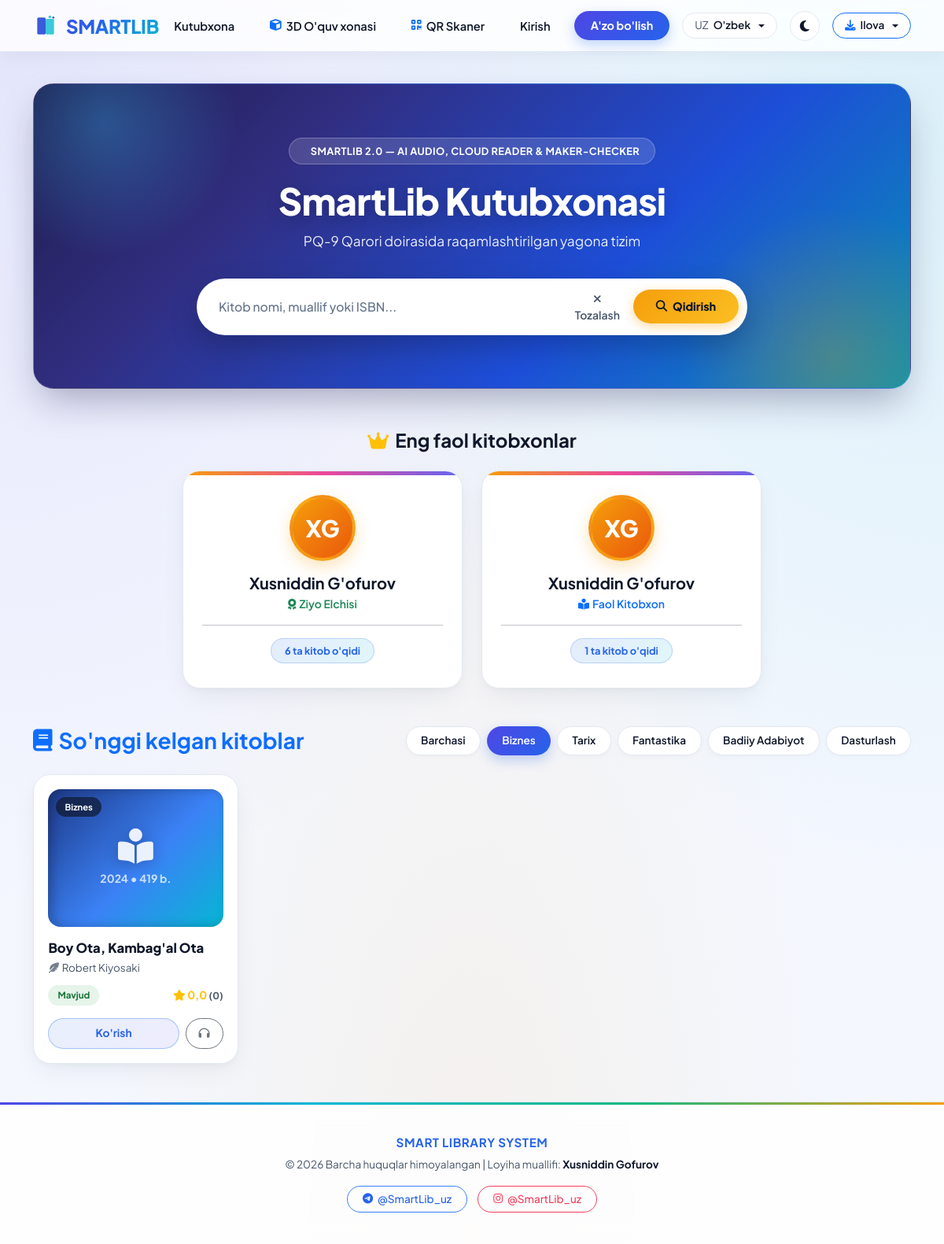
Screenshot of /?genre=1 with the database file from the repository.
### users/models.py (models this page shows, shortened)
class CustomUser(AbstractUser):
    ROLE_CHOICES = [
        ('student', "Talaba (Universitet)"),
        ('pupil', "O'quvchi (Maktab)"),
        ('citizen', "Mustaqil Kitobxon (Aholi)"),
    ]
    STATUS_CHOICES = [
        ('user', "Foydalanuvchi"),
        ('librarian', "Kutubxonachi"),
        ('admin', "Admin"),
    ]
    role = models.CharField(
        "Kim sifatida kirmoqchisiz?",
        max_length=30,
        choices=ROLE_CHOICES,
        default='student',
        db_index=True,
    )
    status = models.CharField(
        "Status",
        max_length=30,
        choices=STATUS_CHOICES,
        default='user',
        db_index=True,
    )
    phone = models.CharField("Telefon raqam", max_length=30, blank=True)
    telegram_chat_id = models.CharField(
        "Telegram Chat ID",
        max_length=64,
        blank=True,
        db_index=True,
        help_text="Telegram bot (@SmartLibBot) orqali xabarnomalar olish uchun Chat ID",
    )
    profile_picture = models.ImageField("Profil Rasmi", upload_to='profiles/', blank=True, null=True)
    library = models.ForeignKey(
        Library,
        on_delete=models.SET_NULL,
        null=True,
        blank=True,
        verbose_name="Kutubxona",
        related_name='members',
    )
    annual_goal = models.PositiveIntegerField(
        "Yillik Reja",
        default=10,
        validators=[MinValueValidator(1), MaxValueValidator(500)],
    )
    student_id = models.CharField("Student ID (Hemis)", max_length=50, blank=True, db_index=True)
    faculty = models.CharField("Fakultet", max_length=150, blank=True, db_index=True)
    group_name = models.CharField("Guruh", max_length=50, blank=True)
    grade = models.CharField("Sinf (Masalan: 11)", max_length=20, blank=True)
    grade_letter = models.CharField("Sinf Harfi (Masalan: A)", max_length=10, blank=True)
    parent_phone = models.CharField("Ota-ona telefoni", max_length=30, blank=True)
    mahalla = models.CharField("Mahalla Nomi", max_length=150, blank=True)
    street = models.CharField("Ko'cha", max_length=150, blank=True)
    house_number = models.CharField("Uy raqami", max_length=50, blank=True)
    occupation = models.CharField("Kasbi / Ish joyi", max_length=150, blank=True)
    class Meta:
        verbose_name = "Foydalanuvchi "
        verbose_name_plural = "Foydalanuvchilar"
    @property
    def initials(self):
        fn = (self.first_name or "").strip()
        ln = (self.last_name or "").strip()
        un = (self.username or "").strip()
        first = (fn or un or "U")[0].upper()
        last = ln[0].upper() if ln else ""
        return f"{first}{last}"
    @property
    def full_display_name(self):
        full = f"{(self.first_name or '').strip()} {(self.last_name or '').strip()}".strip()
        return full if full else self.username
    def get_reader_rank(self, completed_count=None):
        if completed_count is None:
            completed_count = getattr(self, 'books_read_count', None)
        if completed_count is None:
            completed_count = self.loans.filter(is_returned=True).count()
        if completed_count >= 10:
            return {'title': "SmartLib Akademigi", 'icon': 'fa-crown', 'color': '#f59f00', 'level': 4}
        if completed_count >= 5:
            return {'title': "Ziyo Elchisi", 'icon': 'fa-award', 'color': '#198754', 'level': 3}
        if completed_count >= 1:
            return {'title': "Faol Kitobxon", 'icon': 'fa-book-open-reader', 'color': '#0d6efd', 'level': 2}
        return {'title': "Yangi Kitobxon", 'icon': 'fa-seedling', 'color': '#64748b', 'level': 1}

### books/models.py (models this page shows, shortened)
class Genre(models.Model):
    name = models.CharField("Janr nomi", max_length=100, db_index=True)
    class Meta:
        verbose_name = "Janr "
        verbose_name_plural = "Janrlar"

class Book(models.Model):
    library = models.ForeignKey(
        Library,
        on_delete=models.PROTECT,
        related_name='books',
        verbose_name="Kutubxona",
    )
    title = models.CharField("Kitob nomi", max_length=255, db_index=True)
    author = models.CharField("Muallif", max_length=255, db_index=True)
    genre = models.ForeignKey(
        Genre,
        on_delete=models.SET_NULL,
        null=True,
        verbose_name="Janr",
        related_name='books',
    )
    annotation = models.TextField("Annotatsiya", blank=True)
    isbn = models.CharField(
        "ISBN",
        max_length=50,
        blank=True,
        db_index=True,
        help_text="Xalqaro standart raqami",
    )
    udc = models.CharField(
        "UO'K (UDC)",
        max_length=50,
        blank=True,
        help_text="Universal O'nlik Tasnif",
    )
    bbk = models.CharField(
        "BBK",
        max_length=50,
        blank=True,
        help_text="Bibliografik Tasnif",
    )
    publisher = models.CharField("Nashriyot", max_length=200, blank=True, default="Ziyo Nashr")
    published_year = models.PositiveIntegerField("Nashr yili", null=True, blank=True, default=2024, db_index=True)
    pages = models.PositiveIntegerField("Betlar soni", null=True, blank=True, default=300)
    price = models.DecimalField(
        "Narxi",
        max_digits=12,
        decimal_places=1,
        default=0.0,
        help_text="Balansdagi narxi",
    )
    cover_image = models.ImageField("Muqova rasmi", upload_to='books/covers/', blank=True, null=True)
    pdf_file = models.FileField("Elektron nusxa (PDF)", upload_to='books/pdfs/', blank=True, null=True)
    audio_file = models.FileField("Audiokitob fayli (MP3/WAV)", upload_to='books/audio/', blank=True, null=True)
    qr_code = models.ImageField("QR Kod", upload_to='books/qrcodes/', blank=True, null=True)
    total_copies_count = models.PositiveIntegerField(
        "Jami nusxalar soni",
        default=5,
        validators=[MinValueValidator(1), MaxValueValidator(500)],
    )
    created_at = models.DateTimeField(auto_now_add=True)
    class Meta:
        verbose_name = "Kitob "
        verbose_name_plural = "Kitoblar (Bibliografiya)"
        ordering = ['id']
    @property
    def total_copies(self):
        all_copies = list(self.copies.all())
        return len(all_copies) if all_copies else self.total_copies_count
    @property
    def available_copies_count(self):
        all_copies = list(self.copies.all())
        if not all_copies:
            return self.total_copies_count
        return sum(1 for c in all_copies if c.is_available)
    def mavjud_dona(self):
        return self.available_copies_count
    mavjud_dona.short_description = "Mavjud (dona)"
    @property
    def reviews_count(self):
        all_reviews = list(self.reviews.all())
        return len(all_reviews)
    @property
    def average_rating(self):
        all_reviews = list(self.reviews.all())
        if not all_reviews:
            return 0.0
        return round(sum(r.rating for r in all_reviews) / len(all_reviews), 1)

### books/views.py (the view)
# urls.py: path('', views.home_view, name='home'),
def home_view(request):
    query = request.GET.get('q', '').strip()
    genre_id = request.GET.get('genre', '').strip()
    library_id = request.GET.get('library', '').strip()
    only_favorites = request.GET.get('favorites', '').strip() == '1'
    books_qs = Book.objects.select_related('genre', 'library').prefetch_related('copies', 'reviews').all()
    if query:
        books_qs = books_qs.filter(
            Q(title__icontains=query) |
            Q(author__icontains=query) |
            Q(isbn__icontains=query)
        )
    if genre_id.isdigit():
        books_qs = books_qs.filter(genre_id=int(genre_id))
    if library_id.isdigit():
        books_qs = books_qs.filter(library_id=int(library_id))
    favorite_book_ids = set()
    if request.user.is_authenticated:
        favorite_book_ids = set(
            Favorite.objects.filter(user=request.user).values_list('book_id', flat=True)
        )
        if only_favorites:
            books_qs = books_qs.filter(id__in=favorite_book_ids)
    top_readers = list(
        CustomUser.objects
        .annotate(
            books_read_count=Count(
                'loans',
                filter=Q(loans__is_returned=True),
                distinct=True,
            )
        )
        .filter(books_read_count__gt=0)
        .order_by('-books_read_count')[:4]
    )
    for r in top_readers:
        r.rank_info = r.get_reader_rank(r.books_read_count)
    books_list = list(books_qs)
    context = {
        'books': books_list,
        'books_3d_json': _build_books_3d_json(books_list[:24]),
        'top_readers': top_readers,
        'genres': Genre.objects.all(),
        'libraries': Library.objects.all(),
        'query': query,
        'selected_genre': int(genre_id) if genre_id.isdigit() else None,
        'selected_library': int(library_id) if library_id.isdigit() else None,
        'favorite_book_ids': favorite_book_ids,
        'only_favorites': only_favorites,
    }
    return render(request, 'home.html', context)

### templates/home.html (shortened to what this page needs)
{% extends 'base.html' %}
{% block content %}
<div class="container">
    <div class="hero-banner">
        <div class="hero-kicker">
            <span>SMARTLIB 2.0 — AI AUDIO, CLOUD READER & MAKER-CHECKER</span>
        </div>
        <h1 class="hero-title">SmartLib Kutubxonasi</h1>
        <p class="hero-subtitle">PQ-9 Qarori doirasida raqamlashtirilgan yagona tizim</p>
        <form action="{% url 'home' %}" method="get" class="search-pill-box">
            <input type="text" name="q" id="liveSearchInput" value="{{ query }}" class="search-pill-input" placeholder="Kitob nomi, muallif yoki ISBN..." autocomplete="off">
            {% if query or selected_genre %}
                <a href="{% url 'home' %}" class="btn btn-sm text-secondary me-2 text-decoration-none fw-semibold" title="Tozalash">
                    <i class="fa-solid fa-xmark"></i> Tozalash
                </a>
            {% endif %}
            <button type="submit" class="search-pill-btn">
                <i class="fa-solid fa-magnifying-glass"></i> Qidirish
            </button>
        </form>
    </div>
    {% if top_readers %}
    <div class="mb-5">
        <h4 class="text-center fw-bold mb-4" style="color: var(--text-main);">
            <i class="fa-solid fa-crown text-warning me-2"></i>Eng faol kitobxonlar
        </h4>
        <div class="row justify-content-center g-4">
            {% for reader in top_readers %}
            <div class="col-md-5 col-lg-4">
                <div class="reader-card">
                    <div class="reader-avatar">{{ reader.initials }}</div>
                    <h5 class="fw-bold mb-1" style="color: var(--text-main);">{{ reader.full_display_name }}</h5>
                    {% if reader.rank_info %}
                    <div class="small fw-semibold mb-2" style="color: {{ reader.rank_info.color }};">
                        <i class="fa-solid {{ reader.rank_info.icon }} me-1"></i><span>{{ reader.rank_info.title }}</span>
                    </div>
                    {% endif %}
                    <hr class="opacity-25 my-3">
                    <span class="reader-badge">{{ reader.books_read_count }} ta kitob o'qidi</span>
                </div>
            </div>
            {% endfor %}
        </div>
    </div>
    {% endif %}
    <div class="mb-4" id="books-section">
        <div class="d-flex align-items-center justify-content-between flex-wrap gap-3 mb-4">
            <h3 class="fw-bold text-primary mb-0 d-flex align-items-center gap-2">
                <i class="fa-solid fa-book"></i> <span>So'nggi kelgan kitoblar</span>
            </h3>
            {% if genres %}
            <div class="d-flex align-items-center gap-2 flex-wrap">
                <a href="{% url 'home' %}{% if query %}?q={{ query }}{% endif %}" class="btn-filter-pill {% if not selected_genre and not only_favorites %}active{% endif %}">
                    Barchasi
                </a>
                {% for g in genres %}
                <a href="{% url 'home' %}?genre={{ g.pk }}{% if query %}&q={{ query }}{% endif %}" class="btn-filter-pill {% if selected_genre == g.pk %}active{% endif %}">
                    {{ g.name }}
                </a>
                {% endfor %}
            </div>
            {% endif %}
        </div>
        <div class="row g-4" id="booksGrid">
            {% for book in books %}
            <div class="col-12 col-sm-6 col-lg-3 book-card-col" data-search="{{ book.title|lower }} {{ book.author|lower }} {{ book.isbn|lower }}">
                <div class="book-item-card">
                    <div>
                        <div class="book-cover-stage">
                            <span class="book-genre-chip">{{ book.genre.name|default:"Umumiy" }}</span>
                            {% if book.cover_image %}
                                <img src="{{ book.cover_image.url }}" alt="{{ book.title }}">
                            {% else %}
                                <div class="book-cover-placeholder">
                                    <i class="fa-solid fa-book-open-reader"></i>
                                    <div class="small fw-bold opacity-75">{{ book.published_year|default:"2024" }} • {{ book.pages|default:"300" }} b.</div>
                                </div>
                            {% endif %}
                        </div>
                        <div class="book-title">{{ book.title }}</div>
                        <div class="book-author"><i class="fa-solid fa-feather-pointed me-1 opacity-75"></i>{{ book.author }}</div>
                        <div class="d-flex align-items-center justify-content-between mb-3">
                            {% if book.available_copies_count > 0 %}
                                <span class="badge-mavjud mb-0">Mavjud</span>
                            {% else %}
                                <span class="badge-qolmagan mb-0">Qolmagan</span>
                            {% endif %}
                            <span class="small fw-bold text-warning">
                                <i class="fa-solid fa-star"></i> {{ book.average_rating }} <small class="text-muted">({{ book.reviews_count }})</small>
                            </span>
                        </div>
                    </div>
                    <div class="d-flex gap-2">
                        <a href="{% url 'book_detail' book.pk %}" class="btn-korish flex-grow-1">Ko'rish</a>
                        <a href="{% url 'book_read' book.pk %}" class="btn btn-sm btn-outline-secondary rounded-pill px-3 d-inline-flex align-items-center justify-content-center" title="Elektron Mutolaa va Audio (TTS)">
                            <i class="fa-solid fa-headphones"></i>
                        </a>
                    </div>
                </div>
            </div>
            {% empty %}
            <div class="col-12 text-center py-5 text-muted">
                Kitoblar topilmadi.
            </div>
            {% endfor %}
        </div>
    </div>
</div>
{% endblock %}

### rows the page displays
CustomUser: initials "XG", full_display_name "Xusniddin G'ofurov", rank_info "Ziyo Elchisi", books_read_count "6"
CustomUser: initials "XG", full_display_name "Xusniddin G'ofurov", rank_info "Faol Kitobxon", books_read_count "1"
Genre: name "Biznes"
Genre: name "Tarix"
Genre: name "Fantastika"
Genre: name "Badiiy Adabiyot"
Genre: name "Dasturlash"
Book: genre.name "Biznes", published_year "2024", pages "419", title "Boy Ota, Kambag'al Ota", author "Robert Kiyosaki", shows "Mavjud", average_rating "0,0", reviews_count "0"
